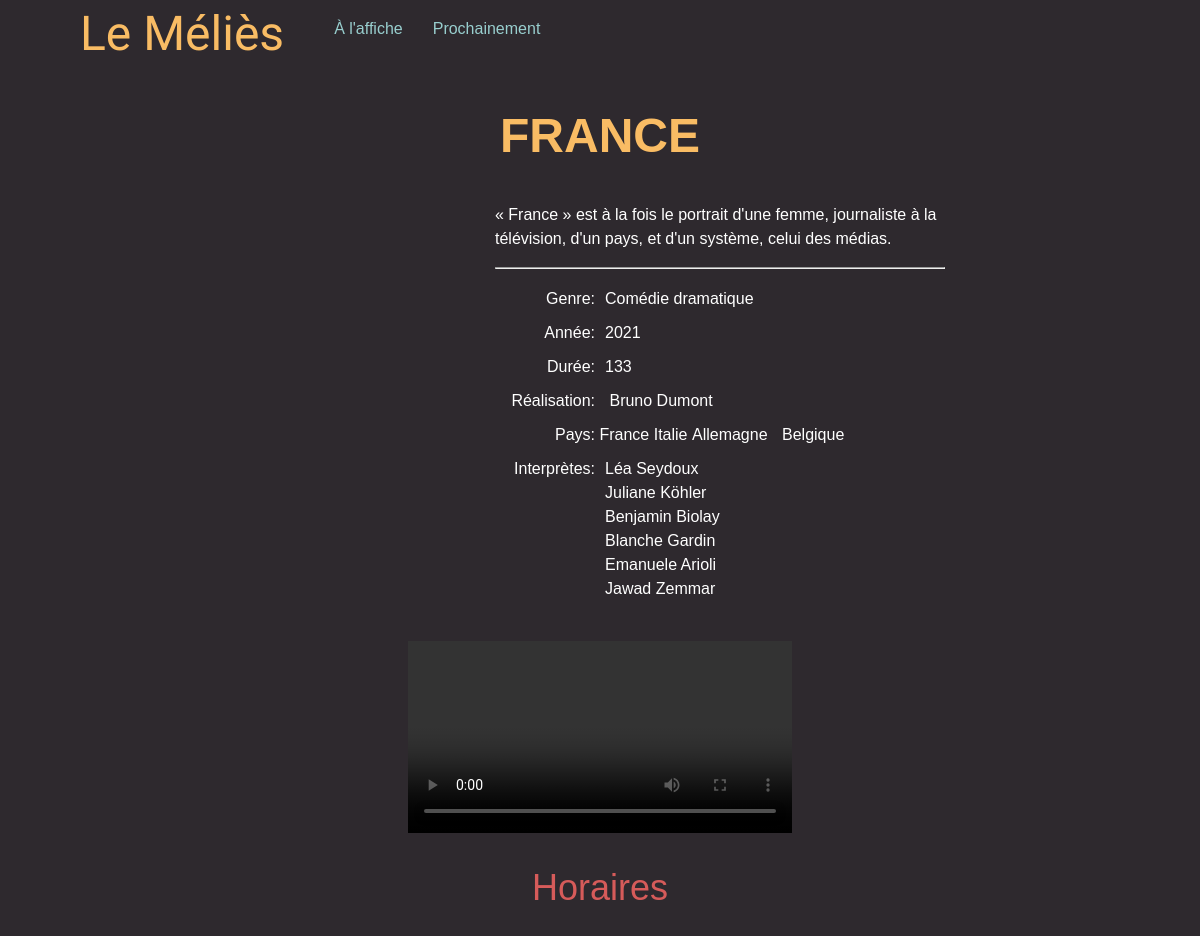
/film.php?film_id=7, run on the app's committed database.
### tables this page shows
CREATE TABLE `film` (
  `film_id` int(10) UNSIGNED NOT NULL,
  `film_titre` varchar(255) NOT NULL,
  `film_duree` smallint(5) UNSIGNED NOT NULL,
  `film_annee_sortie` smallint(5) UNSIGNED NOT NULL,
  `film_resume` text NOT NULL,
  `film_affiche` varchar(255) NOT NULL,
  `film_bande_annonce` varchar(255) NOT NULL DEFAULT '',
  `film_statut` tinyint(3) UNSIGNED NOT NULL DEFAULT 0,
  `film_genre_id` tinyint(3) UNSIGNED NOT NULL
);

CREATE TABLE `genre` (
  `genre_id` tinyint(3) UNSIGNED NOT NULL,
  `genre_nom` varchar(255) NOT NULL
);

CREATE TABLE `film_realisateur` (
  `f_r_film_id` int(10) UNSIGNED NOT NULL,
  `f_r_realisateur_id` int(10) UNSIGNED NOT NULL
);

CREATE TABLE `realisateur` (
  `realisateur_id` int(10) UNSIGNED NOT NULL,
  `realisateur_nom` varchar(255) NOT NULL,
  `realisateur_prenom` varchar(255) DEFAULT ''
);

CREATE TABLE `film_pays` (
  `f_p_film_id` int(10) UNSIGNED NOT NULL,
  `f_p_pays_id` int(10) UNSIGNED NOT NULL
);

CREATE TABLE `pays` (
  `pays_id` int(10) UNSIGNED NOT NULL,
  `pays_nom` varchar(255) NOT NULL
);

CREATE TABLE `film_acteur` (
  `f_a_film_id` int(10) UNSIGNED NOT NULL,
  `f_a_acteur_id` int(10) UNSIGNED NOT NULL,
  `f_a_priorite` tinyint(3) UNSIGNED NOT NULL DEFAULT 99
);

CREATE TABLE `acteur` (
  `acteur_id` int(10) UNSIGNED NOT NULL,
  `acteur_nom` varchar(255) NOT NULL,
  `acteur_prenom` varchar(255) NOT NULL
);

### lib/RequetesSQL.class.php (called while the page is built, shortened)
<?php
class RequetesSQL extends RequetesPDO {
  public function getFilm($film_id)
  {
    $this->sql = "
      SELECT f.*, g.*
      FROM film f
      JOIN genre g ON f.film_genre_id = g.genre_id
      JOIN film_pays fp ON fp.f_p_film_id = f.film_id
      JOIN pays p ON p.pays_id = fp.f_p_pays_id
        WHERE f.film_id = :film_id
    ";
    $this->params = ['film_id' => $film_id];
    return $this->getLignes();
  }
  public function getRealisateur($film_id)
  {
    $this->sql    = "
      SELECT * FROM realisateur
      JOIN film_realisateur on f_r_realisateur_id = realisateur_id
      JOIN film on f_r_film_id = film_id
      WHERE film_id = :film_id";
    $this->params = ['film_id' => $film_id];
    return $this->getLignes(self::UNE_SEULE_LIGNE);
  }
  public function getActeurs($film_id)
  {
    $this->sql    = "
      SELECT * FROM acteur
      JOIN film_acteur on acteur_id = f_a_acteur_id
      JOIN film on f_a_film_id = film_id
      WHERE film_id = :film_id";
    $this->params = ['film_id' => $film_id];
    return $this->getLignes();
  }
  public function getPays($film_id)
  {
    $this->sql    = "
      SELECT * FROM pays
      JOIN film_pays on pays_id = f_p_pays_id
      JOIN film on f_p_film_id = film_id
      WHERE film_id = :film_id";
    $this->params = ['film_id' => $film_id];
    return $this->getLignes();
  }
}

### lib/RequetesPDO.class.php (called while the page is built, shortened)
<?php
class RequetesPDO {
  protected $sql;
  protected $params;
  public function getLignes($uneSeuleLigne = false) {
    global $oPDO;
    $oPDOStatement = $oPDO->prepare($this->sql);
    foreach ($this->params as $marqueur => $valeur) {
      $oPDOStatement->bindParam(":$marqueur", $this->params[$marqueur]);
    }
    $oPDOStatement->execute();
    return $uneSeuleLigne ? $oPDOStatement->fetch(PDO::FETCH_ASSOC) : $oPDOStatement->fetchAll(PDO::FETCH_ASSOC);
  }
}

### film.php (the view, shortened to what this page needs)
<?php
try {
  $requetesSQL = new RequetesSQL();
  $film_id = $_GET['film_id'];
  $filmSQL = $requetesSQL->getFilm($film_id);
  $film = reset($filmSQL);
  $realisateur = $requetesSQL->getRealisateur($film_id);
  $acteurs = $requetesSQL->getActeurs($film_id);
  $pays = $requetesSQL->getPays($film_id);
} catch(Exception $e) {
  require 'templates/erreur.php';
  exit;
}
?>
<!DOCTYPE html>
<html lang="fr">
<head>
  <link rel="stylesheet" type="text/css" href="css/styles.css?v=1.1">
</head>
<body>
  <header>
    <div id="logo">Le Méliès</div>
    <nav>
      <ul>
        <li><a href="index.php">À l'affiche</a></li>
        <li><a href="prochainement.php">Prochainement</a></li>
      </ul>
    </nav>
  </header>
  <main>
  <section>
  <h1><?= $film['film_titre'] ?></h1>
  <div>
    <div class="info">
      <p><?= $film['film_resume']; ?></p>
      <hr>
      <ul>
        <li><span>Genre:</span><span><?= $film['genre_nom']; ?></span></li>
        <li><span>Année:</span><span><?= $film['film_annee_sortie']; ?></span></li>
        <li><span>Durée:</span><span><?= $film['film_duree']; ?></span></li>
        <li><span>Réalisation:</span>
          <span>
            <?= $realisateur['realisateur_prenom']; ?> <?= $realisateur['realisateur_nom']; ?>
          </span>
        </li>
        <li><span>Pays:</span>
        <?php foreach ($pays as $pays) : ?>
          <span>
          <?= $pays['pays_nom']; ?>
          </span>
        <?php endforeach; ?>
        </li>
        <li><span>Interprètes:</span><span>
          <?php foreach ($acteurs as $acteur) : ?>
          <?= $acteur['acteur_prenom']; ?> <?= $acteur['acteur_nom']; ?><br>
          <?php endforeach; ?>
            </span></li>
      </ul>
    </div>
    <div class="ba">
      <video src="<?= $film["film_bande_annonce"]; ?>" controls></video>
      <section>
        <h2>Horaires</h2>
      </section>
    </div>
  </div>
</section>
  </main>
</body>
</html>

### css/styles.css (style rules this page uses)
html, body, h1, h2, p, ul, li { padding: 0; margin: 0; font-size: 16px; }
body { width: 90%; min-width: 960px; margin: 0 auto; font-family: 'Trebuchet MS', sans-serif; background-color: #2E292E; color: #fff; }
a { text-decoration: none; }
ul { list-style: none; }
header { display: flex; }
#logo { padding: 0 20px; line-height: 68px; font-size: 48px; font-family: 'Sansita Swashed', cursive; color: #f9bc64; }
header ul { display: flex; }
header ul a { margin: 20px 0 0 30px; color: #98cece; display: inline-block; }
main > section > h1 { margin: 40px 0; text-align: center; font-size: 48px; color: #f9bc64; }
main > section > div { display: flex; flex-direction: row; flex-wrap: wrap; justify-content: center; align-items: flex-start; }
section > div > div { padding: 0 20px 40px 20px; }
div.info { width: 450px; }
div.info p { margin: 0 0 16px 0; line-height: 1.5; }
div.info li { line-height: 1.5; }
div.info li span { display: inline-block; padding-top: 10px; }
div.info li span:first-of-type { width: 100px; text-align: right; }
div.info li span:last-of-type { padding-left: 10px; vertical-align: top; }
div.ba { width: 384px; }
div.ba video { margin-bottom: 30px; width: 100%; }
div.ba h2 { margin-bottom: 20px; text-align: center; font-size: 36px; font-weight:normal; color: #d65b5a; }

### data on the page
film: film_titre "FRANCE", film_resume "« France » est à la fois le portrait d'une femme, journaliste à la télévision, d'un pays, et d'un système, celui des médias.", film_annee_sortie "2021", film_duree "133"
genre: genre_nom "Comédie dramatique"
film_realisateur: f_r_realisateur.realisateur_prenom "Bruno", f_r_realisateur.realisateur_nom "Dumont"
film_pays: f_p_pays.pays_nom "France"
film_pays: f_p_pays.pays_nom "Italie"
film_pays: f_p_pays.pays_nom "Allemagne"
film_pays: f_p_pays.pays_nom "Belgique"
film_acteur: f_a_acteur.acteur_prenom "Léa", f_a_acteur.acteur_nom "Seydoux"
film_acteur: f_a_acteur.acteur_prenom "Juliane", f_a_acteur.acteur_nom "Köhler"
film_acteur: f_a_acteur.acteur_prenom "Benjamin", f_a_acteur.acteur_nom "Biolay"
film_acteur: f_a_acteur.acteur_prenom "Blanche", f_a_acteur.acteur_nom "Gardin"
film_acteur: f_a_acteur.acteur_prenom "Emanuele", f_a_acteur.acteur_nom "Arioli"
film_acteur: f_a_acteur.acteur_prenom "Jawad", f_a_acteur.acteur_nom "Zemmar"
